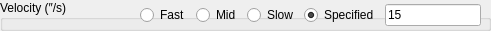
    <widget class="QGroupBox" name="groupBox_21">
     <property name="geometry">
      <rect>
       <x>10</x>
       <y>280</y>
       <width>491</width>
       <height>31</height>
      </rect>
     </property>
     <property name="title">
      <string>Velocity (″/s)</string>
     </property>
     <widget class="QWidget" name="horizontalLayoutWidget">
      <property name="geometry">
       <rect>
        <x>140</x>
        <y>0</y>
        <width>341</width>
        <height>31</height>
       </rect>
      </property>
      <layout class="QHBoxLayout" name="horizontalLayout_23">
       <item>
        <widget class="QRadioButton" name="radioButton_alt_vel_fast">
         <property name="text">
          <string>Fast</string>
         </property>
         <property name="checkable">
          <bool>true</bool>
         </property>
         <property name="checked">
          <bool>false</bool>
         </property>
        </widget>
       </item>
       <item>
        <widget class="QRadioButton" name="radioButton_alt_vel_mid">
         <property name="text">
          <string>Mid</string>
         </property>
        </widget>
       </item>
       <item>
        <widget class="QRadioButton" name="radioButton_alt_vel_slow">
         <property name="text">
          <string>Slow</string>
         </property>
         <property name="checked">
          <bool>false</bool>
         </property>
        </widget>
       </item>
       <item>
        <widget class="QRadioButton" name="radioButton_alt_vel_spec">
         <property name="text">
          <string>Specified</string>
         </property>
         <property name="checked">
          <bool>true</bool>
         </property>
        </widget>
       </item>
       <item>
        <widget class="QLineEdit" name="lineEdit_alt_vel_spec">
         <property name="enabled">
          <bool>true</bool>
         </property>
         <property name="text">
          <string>15</string>
         </property>
        </widget>
       </item>
      </layout>
     </widget>
    </widget>
